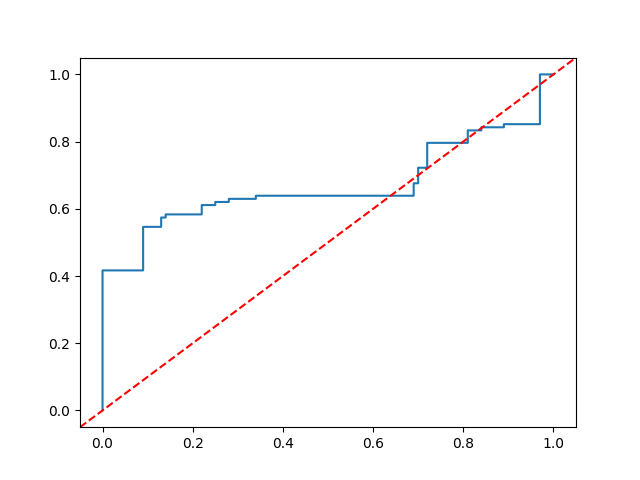

Write the Python code that produced this figure.
import pandas as pd
import matplotlib.pyplot as plt
import matplotlib.axes as ax
import numpy as np


def split_list(entry):
    # Check if the entry is valid (not empty or NaN)
    if not entry or pd.isna(entry):
        return []
    # Split the string by comma and convert each part to a float
    return [float(x) for x in entry.split(',')[:-1]]

def generate_roc(testing_output_normal, num_per_normal_cluster, testing_output_abnormal, num_per_abnormal_cluster, roc_point_filename):
    df_normal = pd.read_csv(testing_output_normal, sep=":", converters={2: split_list})
    df_abnormal = pd.read_csv(testing_output_abnormal, sep=":", converters={2: split_list})
    file_list_normal = df_normal.head(num_per_normal_cluster)["log_filename"].values.tolist()
    file_list_abnormal = df_abnormal.head(num_per_abnormal_cluster)["log_filename"].values.tolist()

    base_thresholds = [1e-6, 1e-5]
    thresholds = [elem * (i/64.0) for elem in base_thresholds for i in range(64,640)]
    # print(thresholds)
    roc_points = []
    for threshold in thresholds:

        false_positives = 0.0
        for filename in file_list_normal:
            bic_lists_normal = df_normal.loc[df_normal["log_filename"] == filename]["bic"].values.tolist()

            for bic_list_normal in bic_lists_normal:
                # print(bic_list_normal)
                if max(bic_list_normal) > threshold:
                    false_positives += 1
                    break

        true_positives = 0.0
        for filename in file_list_abnormal:
            bic_lists_abnormal = df_abnormal.loc[df_abnormal["log_filename"] == filename]["bic"].values.tolist()

            for bic_list_abnormal in bic_lists_abnormal:
                # print(bic_list_abnormal)
                if max(bic_list_abnormal) > threshold:
                    true_positives += 1
                    break

        roc_points.append((false_positives/num_per_normal_cluster, true_positives/num_per_abnormal_cluster))

    with open(roc_point_filename, "w") as roc_file:
        roc_file.writelines(str(roc_points))

    # print(roc_points)
    x = [point[0] for point in roc_points[::-1]]
    y = [point[1] for point in roc_points[::-1]]
    plt.step(x, y)

    plt.axline([0, 0], [1, 1], color='red', linestyle='--')

    plt.savefig("roc.png")

def plot_roc(roc_points_filename):
    with open(roc_points_filename) as roc_file:
        roc_point_str = roc_file.readline()
    roc_point_str = roc_point_str[1:-1]
    roc_points = roc_point_str.split()
    roc_points = [(float(roc_points[i][1:-1]),float(roc_points[i+1][:-2])) for i in range(0,len(roc_points)-1,2)]

    print(roc_points)

    x = [point[0] for point in roc_points[::-1]]
    y = [point[1] for point in roc_points[::-1]]
    plt.step(x, y)

    plt.axline([0, 0], [1, 1], color='red', linestyle='--')

    plt.savefig("roc.png")
            
        

testing_output_normal = "testing_bic_normal.txt"
testing_output_abnormal = "testing_bic_abnormal.txt"
roc_points_filename = "roc_points.txt"

generate_roc(testing_output_normal, 100, testing_output_abnormal, 108, roc_points_filename)
# plot_roc(roc_points_filename)
